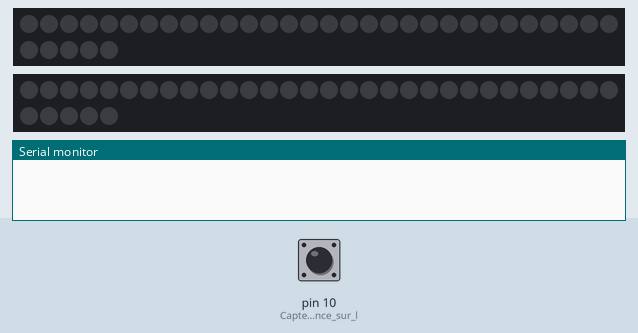
Recording of a sketch running on a simulated Arduino Uno, built with avr-gcc and run on an emulated ATmega328P. Parts: 2 × 35 RGB LEDs in strip order, left to right, continuing on the next row, the last lines printed to the serial monitor. The inputs (shaded band) are chosen by the test bench; at power-on: pin 10 (Capteur_de_présence_sur_l) HIGH. Dim RGB values are drawn brighter than linear.

Above: at 1.2 s.
1.3 s: pin 10 (Capteur_de_présence_sur_l) driven LOW
At 1.6 s:
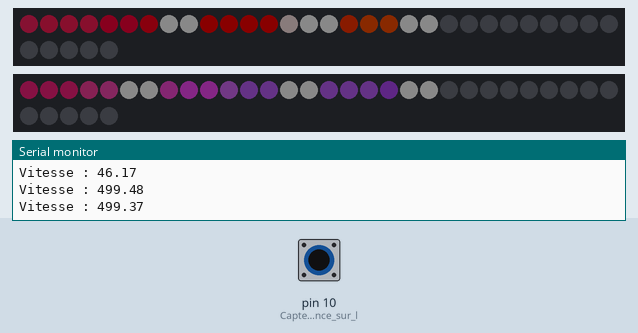
4.3 s: pin 10 (Capteur_de_présence_sur_l) driven HIGH
5.8 s: pin 10 (Capteur_de_présence_sur_l) driven LOW
At 6.1 s:
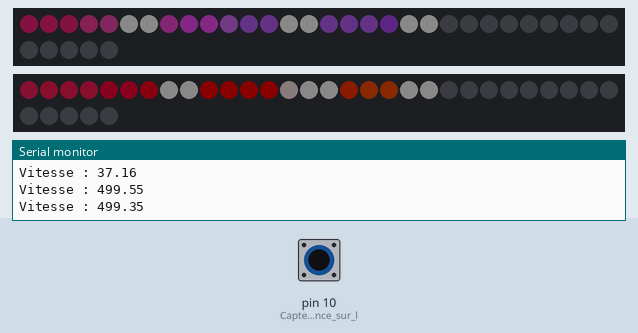
8.8 s: pin 10 (Capteur_de_présence_sur_l) pulsed HIGH 2 times (0.12 s each, 0.3 s apart)
12.4 s: pin 10 (Capteur_de_présence_sur_l) pulsed HIGH 2 times (0.12 s each, 0.3 s apart)
Timing chart, 0 to 15.4 s (numbered marks = the images above; inputs shaded):
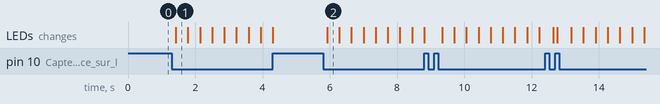

The sketch:

fillStripWithImage.io.ino
```cpp
// python-build-start
// upload
// arduino:avr:uno
// /dev/ttyACM0
// python-build-end

#include <FastLED.h>

#include "test_color_array.h"


CRGBArray<NUM_LEDS> leds;
CRGBArray<NUM_LEDS> leds2;

unsigned long lastSensorTime = 0; // Temps de la dernière interruption
float speed = 0; // Vitesse actuelle
bool swap = false;
void setup() {
  pinMode(10, INPUT); // Capteur de présence sur le pin 9
  Serial.begin(9600); // Initialiser la communication série pour afficher les résultats

  FastLED.addLeds<NEOPIXEL,3>(leds, NUM_LEDS);
  FastLED.addLeds<NEOPIXEL,6>(leds2, NUM_LEDS);
  FastLED.setBrightness(10);
}

void FillStrip1WithDifferentColors( CRGBArray<NUM_LEDS> leds, uint8_t sector)
{
  for(int i = 0; i < NUM_LEDS; i++) {
    leds[i].setRGB(pgm_read_byte_near(&colorsForStrip[sector][i][0]), pgm_read_byte_near(&colorsForStrip[sector][i][1]), pgm_read_byte_near(&colorsForStrip[sector][i][2]));
  }
}


void FillStrip2WithDifferentColors( CRGBArray<NUM_LEDS> leds, uint8_t sector)
{
  for(int i = 0; i < NUM_LEDS; i++) {
    leds[i].setRGB(pgm_read_byte_near(&colorsForStrip2[sector][i][0]), pgm_read_byte_near(&colorsForStrip2[sector][i][1]), pgm_read_byte_near(&colorsForStrip2[sector][i][2]));
  }
}

void loop(){
  if(!digitalRead(10))  // Début de séquence d'affichage
   {
    unsigned long currentSensorTime = micros(); // Temps actuel
    speed = 1000000.0 /(currentSensorTime - lastSensorTime) * 60;
    Serial.print("Vitesse : ");
    Serial.println(speed);

    lastSensorTime = currentSensorTime; // Mettre à jour le temps de la dernière interruption
    for (uint8_t sector = 0; sector < NB_SECTORS_USED; sector++)
    {
        if(swap) {
            FillStrip1WithDifferentColors(leds2, sector);
            FillStrip2WithDifferentColors(leds, sector);
        } else {
            FillStrip1WithDifferentColors(leds, sector);
            FillStrip2WithDifferentColors(leds2, sector);
        }

        FastLED.show();

    }
    swap = !swap ;
  }

//exit(0);
}
```

Source omitted: _color_array.h (data table, 38271 bytes)

Measured:
- after the input at 1.3 s, the LEDs: change after 0.12 s (image 1)
- after the input at 5.8 s, the LEDs: change after 0.12 s (image 2)
